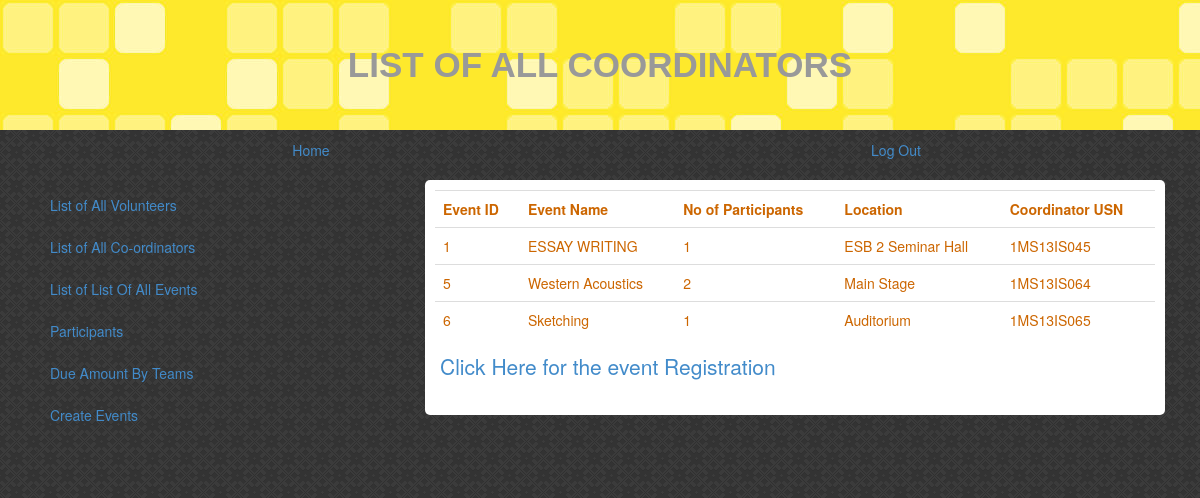
The page /project/eventDetails.php (signed in) on the database its author committed.
### tables this page shows
CREATE TABLE IF NOT EXISTS `event` (
  `EID` int(11) NOT NULL,
  `ENAME` varchar(50) DEFAULT NULL,
  `ETYPE` varchar(20) DEFAULT NULL,
  `FEE` int(11) DEFAULT NULL,
  `LOCATION` varchar(50) DEFAULT NULL,
  `DT_TM` datetime DEFAULT NULL,
  `MAX_PART` int(11) DEFAULT NULL,
  `MAX_TIME` time DEFAULT NULL,
  `C_USN` varchar(15) DEFAULT NULL
);

### project/eventDetails.php (the view, shortened to what this page needs)
<!DOCTYPE html PUBLIC "-//W3C//DTD XHTML 1.0 Transitional//EN" "http://www.w3.org/TR/xhtml1/DTD/xhtml1-transitional.dtd">
<html xmlns="http://www.w3.org/1999/xhtml">
<head>
<?php
function checkAdmin()
{
	$admin = 'admin';
	if($_SESSION['user'] == $admin)
	return 1;
	else
	return 0;
}
?>
<link href="../css/styleForProject.css" rel="stylesheet" type="text/css"/>
<link href="../css/bootstrap.min.css"  rel="stylesheet" type="text/css"/>
</head>
<body>
<div class="container-fluid">
<div class="row">
<header id="pageHeader" >
List of All Coordinators
</header>
</div></div>
<div class="container">
<div class="row">
<div class="nav nav-pills nav-justified">
<li><a href="myAccount.php">Home</a></li>
<li><a href="logout.php">Log Out</a></li>
</div>
</div>
</div>
<div class="container">
<div class="row">
<div class="col-sm-4">
<div id="sidebar">
<div class="nav nav-pills nav-stacked">
<li role="presentation"><a href="allVolunteers.php">List of All Volunteers</a></li>
<li role="presentation"><a href="allCoordinators.php">List of All Co-ordinators</a></li>
<li role="presentation"><a href="eventDetails.php">List of List Of All Events</a></li>
<li role="presentation"><a href="allParticipants.php">Participants</a></li>
<li role="presentation"><a href="dueAmt.php">Due Amount By Teams</a></li>
<?php
if(checkAdmin())
{
?>
<li role="presentation"><a href="createEvents.php">Create Events</a></li>;
<?php } ?>
</div>
</div>
</div>
<div class="col-sm-8">
<div class="box">
<?php
$sql_for_participants = "select eid,ename,max_part,location,c_usn from event";
$result_part = mysql_query($sql_for_participants);
$table = "<table class='table'><tr><th>Event ID</th><th>Event Name</th><th>No of Participants</th><th>Location</th><th>Coordinator USN</th>";
	while ($row = mysql_fetch_array($result_part	))
	{
		$table.="<tr><td>".$row[0]."</td><td>".$row[1]."</td><td>".$row[2]."</td><td>".$row[3]."</td><td>".$row[4]."</td></tr>";
	}
	$table.="</table>";
	echo $table;
	?>
    <p><br />
    <br />
    <a href="index.php#artsBox">Click Here for the event Registration</a>
<br /><br />
<p>
</p>
</div>
</div>
</div>
</div>
</body>
</html>

### css/styleForProject.css (style rules this page uses)
#pageHeader { background:#39F url(../img/bgImg.png) ; color:#999; text-align:center; font-size:2.5em; font-weight:900; font-family:Arial, Helvetica, sans-serif; padding:40px 0px; text-transform:uppercase; overflow:hidden; }
body { background: url(../img/dark_embroidery.png); line-height:1.618em; }
#sidebar { margin:10px 0px; padding:5px; }
.box { border-radius:5px; padding:10px; margin:10px 5px; line-height:1.618px; background:white; color:#C60; }
p { font-size:1.5em; margin: 5px; padding:5px; }

### rows shown on the page
event: EID "1", ENAME "ESSAY WRITING", MAX_PART "1", LOCATION "ESB 2 Seminar Hall", C_USN "1MS13IS045"
event: EID "5", ENAME "Western Acoustics", MAX_PART "2", LOCATION "Main Stage", C_USN "1MS13IS064"
event: EID "6", ENAME "Sketching", MAX_PART "1", LOCATION "Auditorium", C_USN "1MS13IS065"
